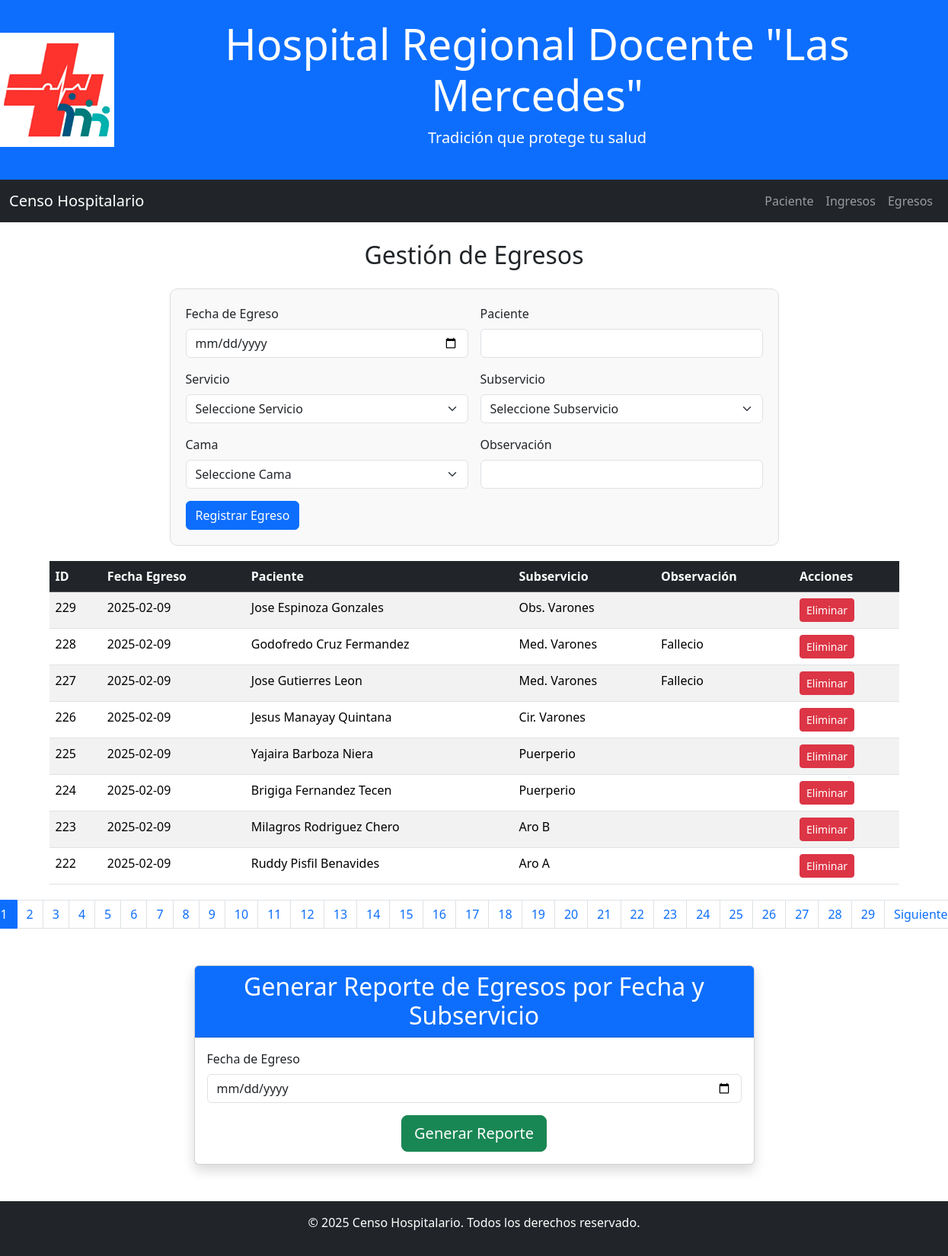
Page /pages/egresos.php on the committed database.
### tables this page shows
CREATE TABLE `egresos` (
  `id` bigint(20) UNSIGNED NOT NULL,
  `fecha_egreso` date NOT NULL,
  `observacion` varchar(20) DEFAULT NULL,
  `id_paciente` int(11) DEFAULT NULL,
  `id_subservicio` int(11) DEFAULT NULL
);

CREATE TABLE `paciente` (
  `id` bigint(20) UNSIGNED NOT NULL,
  `dni` int(11) DEFAULT NULL,
  `nombre` varchar(100) NOT NULL,
  `edad` int(11) DEFAULT NULL
);

CREATE TABLE `subservicios` (
  `id` bigint(20) UNSIGNED NOT NULL,
  `nombre` varchar(100) NOT NULL,
  `num_cama` varchar(8) NOT NULL,
  `estado` varchar(15) NOT NULL DEFAULT 'Desocupada',
  `id_servicio` int(11) DEFAULT NULL
);

### pages/egresos.php (the view, shortened to what this page needs)
<!DOCTYPE html>
<html lang="es">
<head>
    <link href="https://cdn.jsdelivr.net/npm/bootstrap@5.3.3/dist/css/bootstrap.min.css"
        rel="stylesheet"
>
    <link rel="stylesheet" href="../css/estilos.css">
</head>
<body>
<header class="bg-primary text-white text-center py-4 d-flex align-items-center justify-content-center">
        <img src="../img/logo_hospital.png" alt="Logo Hospital Regional Docente Las Mercedes" class="logo me-3">
        <div>
            <h1 class="display-4">Hospital Regional Docente "Las Mercedes"</h1>
            <p class="lead">Tradición que protege tu salud</p>
        </div>
    </header>
    <nav class="navbar navbar-expand-lg navbar-dark bg-dark">
        <div class="container-fluid">
            <a class="navbar-brand" href="../index.php">Censo Hospitalario</a>
            <div class="collapse navbar-collapse" id="navbarNav">
                <ul class="navbar-nav ms-auto">
                    <li class="nav-item">
                        <a class="nav-link" href="paciente.php">Paciente</a>
                    </li>
                    <li class="nav-item">
                        <a class="nav-link" href="ingresos.php">Ingresos</a>
                    </li>
                    <li class="nav-item">
                        <a class="nav-link" href="egresos.php">Egresos</a>
                    </li>
                </ul>
            </div>
        </div>
    </nav>
    <div class="container mt-4">
        <h2 class="text-center mb-4">Gestión de Egresos</h2>
        <div class="form-container-ingreso-egreso">
            <form method="post" class="row g-3">
                <div class="col-md-6">
                    <label for="fecha_egreso" class="form-label">Fecha de Egreso</label>
                    <input type="date" class="form-control" id="fecha_egreso" name="fecha_egreso" required>
                </div>
                <div class="col-md-6">
                    <label for="paciente_egreso" class="form-label">Paciente</label>
                    <input type="text" class="form-control" list="datalistOptions" id="paciente_egreso" name="paciente_nombre" autocomplete="off" required>
                </div>
                <div class="col-md-6">
                    <label for="servicio_egreso" class="form-label">Servicio</label>
                    <select class="form-select" id="servicio_egreso" required>
                        <option value="">Seleccione Servicio</option>
                        <?php
                        include '../includes/db.php';
                        ?>
                    </select>
                </div>
                <div class="col-md-6">
                    <label for="subservicio_egreso" class="form-label">Subservicio</label>
                    <select class="form-select" id="subservicio_egreso" name="id_subservicio" required>
                        <option value="">Seleccione Subservicio</option>
                    </select>
                </div>
                <div class="col-md-6">
                    <label for="id_cama_egreso" class="form-label">Cama</label>
                    <select class="form-select" id="id_cama_egreso" required>
                        <option value="">Seleccione Cama</option>
                    </select>
                </div>
                <div class="col-md-6">
                    <label for="observacion" class="form-label">Observación</label>
                    <input type="text" class="form-control" id="observacion" name="observacion">
                </div>
                <div class="col-12">
                    <button type="submit" class="btn btn-primary" id="reg_ingreso">Registrar Egreso</button>
                </div>
            </form>
        </div>
        <div class="table-container">
            <?php
            $page = isset($_GET['page']) ? (int)$_GET['page'] : 1;
            $perPage = 8;
            $offset = ($page - 1) * $perPage;
            $result = $conn->query("SELECT e.id, e.fecha_egreso, p.nombre AS nombre_paciente, s.nombre AS nombre_subservicio, e.observacion
                                    FROM egresos e
                                    JOIN paciente p ON e.id_paciente = p.id
                                    JOIN subservicios s ON e.id_subservicio = s.id
                                    ORDER BY id DESC LIMIT $perPage OFFSET $offset");
            if ($result->rowCount() > 0) {
                echo "<table class='table table-striped table-hover'>
                        <thead class='table-dark'>
                            <tr>
                                <th>ID</th>
                                <th>Fecha Egreso</th>
                                <th>Paciente</th>
                                <th>Subservicio</th>
                                <th>Observación</th>
                                <th>Acciones</th>
                            </tr>
                        </thead>
                        <tbody>";
                while ($row = $result->fetch(PDO::FETCH_ASSOC)) {
                    echo "<tr>
                            <td>" . $row["id"] . "</td>
                            <td>" . $row["fecha_egreso"] . "</td>
                            <td>" . $row["nombre_paciente"] . "</td>
                            <td>" . $row["nombre_subservicio"] . "</td>
                            <td>" . $row["observacion"] . "</td>
                            <td>
                                <form action='../js/eliminar_egreso.php' method='POST' style='display:inline;'>
                                    <input type='hidden' name='id_egreso' value='" . htmlspecialchars($row["id"]) . "'>
                                    <button class='btn btn-danger btn-sm' type='submit'
                                    onclick='return confirm(\"¿Estás seguro de eliminar este egreso?\");'>Eliminar</button>
                                </form>
                            </td>
                          </tr>";
                }
                echo "</tbody></table>";
                $totalRows = $conn->query("SELECT COUNT(*) FROM egresos")->fetchColumn();
                $totalPages = ceil($totalRows / $perPage);
                echo "<nav aria-label='Page navigation'>
                        <ul class='pagination justify-content-center'>";
                for ($i = 1; $i <= $totalPages; $i++) {
                    $active = ($page == $i) ? 'active' : '';
                    echo "<li class='page-item $active'><a class='page-link' href='?page=$i'>$i</a></li>";
                }
                if ($page < $totalPages) {
                    echo "<li class='page-item'><a class='page-link' href='?page=" . ($page + 1) . "'>Siguiente</a></li>";
                }
                echo "</ul></nav>";
            } else {
                echo "<div class='alert alert-info'>No hay egresos registrados.</div>";
            }
            ?>
        </div>
    </div>
    <div class="container mt-5">
        <div class="row justify-content-center">
            <div class="col-md-8">
                <div class="card shadow">
                    <div class="card-header bg-primary text-white">
                        <h2 class="card-title text-center mb-0">Generar Reporte de Egresos por Fecha y Subservicio</h2>
                    </div>
                    <div class="card-body">
                        <form action="../report/reporte_egreso.php" method="get" class="row g-3">
                            <div class="col-md-12">
                                <label for="fecha_egreso" class="form-label">Fecha de Egreso</label>
                                <input type="date" class="form-control" id="fecha_egreso" name="fecha_egreso" required>
                            </div>
                            <div class="col-12 text-center">
                                <button type="submit" class="btn btn-success btn-lg">Generar Reporte</button>
                            </div>
                        </form>
                    </div>
                </div>
            </div>
        </div>
    </div>
    <footer class="bg-dark text-white text-center py-3 mt-5">
        <p>&copy; 2025 Censo Hospitalario. Todos los derechos reservado.</p>
    </footer>
</body>
</html>

### css/estilos.css (style rules this page uses)
.table-container { margin-top: 20px; }
.pagination { margin-top: 20px; }
.form-container-ingreso-egreso { max-width: 800px; margin: 0 auto; padding: 20px; border: 1px solid #ddd; border-radius: 10px; background-color: #f9f9f9; }

### rows in the picture
egresos: id "229", fecha_egreso "2025-02-09", id_paciente.nombre "Jose Espinoza Gonzales", id_subservicio.nombre "Obs. Varones"
egresos: id "228", fecha_egreso "2025-02-09", id_paciente.nombre "Godofredo Cruz Fermandez", id_subservicio.nombre "Med. Varones", observacion "Fallecio"
egresos: id "227", fecha_egreso "2025-02-09", id_paciente.nombre "Jose Gutierres Leon", id_subservicio.nombre "Med. Varones", observacion "Fallecio"
egresos: id "226", fecha_egreso "2025-02-09", id_paciente.nombre "Jesus Manayay Quintana", id_subservicio.nombre "Cir. Varones"
egresos: id "225", fecha_egreso "2025-02-09", id_paciente.nombre "Yajaira Barboza Niera", id_subservicio.nombre "Puerperio"
egresos: id "224", fecha_egreso "2025-02-09", id_paciente.nombre "Brigiga Fernandez Tecen", id_subservicio.nombre "Puerperio"
egresos: id "223", fecha_egreso "2025-02-09", id_paciente.nombre "Milagros Rodriguez Chero", id_subservicio.nombre "Aro B"
egresos: id "222", fecha_egreso "2025-02-09", id_paciente.nombre "Ruddy Pisfil Benavides", id_subservicio.nombre "Aro A"
